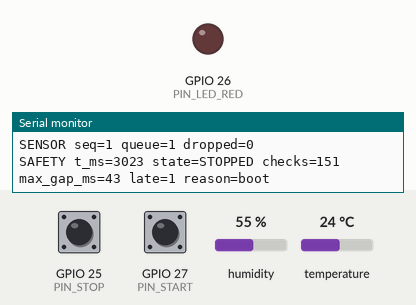
Recording of a program running on a simulated ESP32. On the bench: output pins drawn as LEDs (lit = HIGH), the last lines printed to the serial monitor. The inputs (shaded band) are chosen by the test bench; at power-on: GPIO 27 (PIN_START) HIGH, GPIO 25 (PIN_STOP) HIGH, humidity 55 %, temperature 24 °C. WiFi joins after 1.5 s; servers stay silent unless stated; no MQTT or app messages arrive unless stated.

Above: at 3.4 s.
3.5 s: GPIO 27 (PIN_START) pulled LOW for 0.15 s
At 4.1 s:
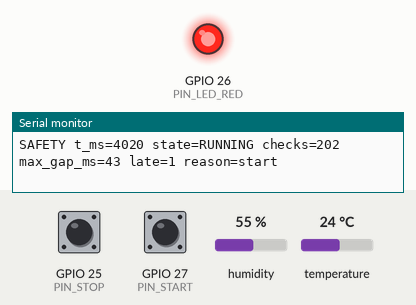
10.0 s: GPIO 27 (PIN_START) pulled LOW for 1 s
At 15.3 s:
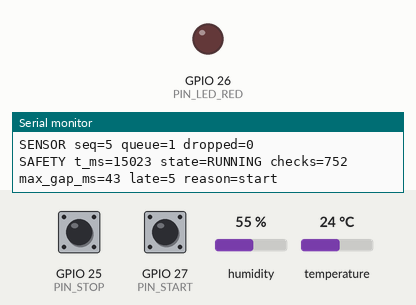
16.5 s: GPIO 27 (PIN_START) pulled LOW for 3.2 s
At 17.6 s:
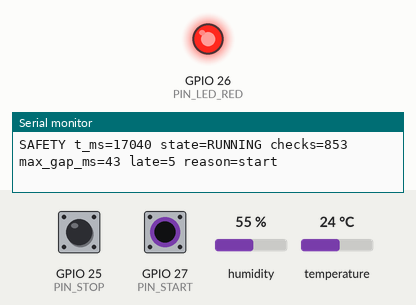
Timing chart, 0 to 23.0 s (numbered marks = the images above; inputs shaded):
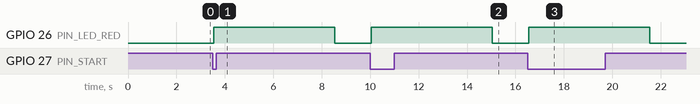

The program:

main.cpp
```cpp
#include <WiFi.h>
#include <PubSubClient.h>
#include <ArduinoJson.h>
#include <DHT.h>
#include <math.h>
#include "secrets.h"
#include <freertos/FreeRTOS.h>
#include <freertos/task.h>
#include <freertos/queue.h>
#include "th3_core.h"
#include <string.h>

DHT dht(14, DHT11);

WiFiClient espClient;
PubSubClient client(espClient);
struct SensorSample {
  uint32_t seq;
  uint32_t uptimeMs;
  float temp;
  float hum;
  bool tempValid;
  bool humValid;
};

QueueHandle_t telemetryQueue = nullptr;
void publishQueuedSample();
enum class ControlCommand : uint8_t {
  Start, Stop, Reset
};

struct SafetyStatus {
  th3::State state;
  bool running;
  uint32_t uptimeMs;
  uint32_t checks;
  uint32_t maxGapMs;
  uint32_t lateCount;
  char reason[24];
};

QueueHandle_t commandQueue = nullptr;
QueueHandle_t latestSensorQueue = nullptr;
QueueHandle_t statusQueue = nullptr;

TaskHandle_t safetyTaskHandle = nullptr;
constexpr uint32_t STOP_BIT = 1u << 0;

// Khai báo chân GPIO
const int PIN_LED_RED = 26;
const int PIN_START = 27;
const int PIN_STOP = 25;

// Hàm xử lý khi bạn bấm nút hoặc gửi JSON từ Web Dashboard
void callback(char* topic, byte* payload, unsigned int length) {
  JsonDocument doc;
  if (deserializeJson(doc, payload, length)) return;
  if (!doc["cmd"].is<const char*>()) return;
  if (safetyTaskHandle == nullptr) return;

  const char* action = doc["cmd"];

  if (strcmp(action, "STOP") == 0) {
    xTaskNotify(safetyTaskHandle, STOP_BIT, eSetBits);
    return;
  }

  ControlCommand command;
  if (strcmp(action, "START") == 0) {
    command = ControlCommand::Start;
  } else if (strcmp(action, "RESET") == 0) {
    command = ControlCommand::Reset;
  } else {
    return;
  }

  if (xQueueSend(commandQueue, &command, 0) != pdPASS) {
    Serial.println("CMD rejected: queue full");
  }
}

void reconnect() {
  if (client.connect("sv23110186-node01",
                     MQTT_USER, MQTT_PASSWORD)) {
    Serial.println("MQTT connected");
    client.subscribe("sv23110186/node01/cmd");
  } else {
    Serial.printf("MQTT connect failed: %d\n", client.state());
  }
}

void SensorTask(void* parameter) {
  TickType_t lastWake = xTaskGetTickCount();
  uint32_t seq = 0;
  uint32_t dropped = 0;

  while (true) {
    vTaskDelayUntil(&lastWake, pdMS_TO_TICKS(3000));

    SensorSample sample{};
    sample.seq = ++seq;
    sample.uptimeMs = millis();
    sample.temp = dht.readTemperature();
    sample.hum = dht.readHumidity();
    sample.tempValid = isfinite(sample.temp);
    sample.humValid = isfinite(sample.hum);

    xQueueOverwrite(latestSensorQueue, &sample);

    if (xQueueSend(telemetryQueue, &sample, 0) != pdPASS) {
      dropped++;
    }

    Serial.printf("SENSOR seq=%lu queue=%u dropped=%lu\n",
                  (unsigned long)sample.seq,
                  (unsigned)uxQueueMessagesWaiting(telemetryQueue),
                  (unsigned long)dropped);
  }
}

struct DebouncedPress {
  bool raw;
  bool stable;
  uint32_t changedMs;

  bool update(bool down, uint32_t now) {
    if (down != raw) {
      raw = down;
      changedMs = now;
    }

    if (raw != stable && uint32_t(now - changedMs) >= 35) {
      stable = raw;
      return stable;
    }

    return false;
  }
};

void SafetyTask(void* parameter) {
  th3::Controller controller(5000);

  const uint32_t beganMs = millis();
  uint32_t lastCheckMs = beganMs;
  uint32_t checks = 0, maxGapMs = 0, lateCount = 0;

  bool firstStart = digitalRead(PIN_START) == LOW;
  bool firstStop = digitalRead(PIN_STOP) == LOW;

  DebouncedPress startButton{firstStart, firstStart, beganMs};
  DebouncedPress stopButton{firstStop, firstStop, beganMs};

  TickType_t lastWake = xTaskGetTickCount();
  digitalWrite(PIN_LED_RED, LOW);

  while (true) {
    SensorSample sample{};
    bool haveSample =
        xQueuePeek(latestSensorQueue, &sample, 0) == pdPASS;

    uint32_t now = millis();
    uint32_t gap = now - lastCheckMs;
    lastCheckMs = now;

    if (gap > maxGapMs) maxGapMs = gap;
    if (checks != 0 && gap > 20) lateCount++;
    checks++;

    bool rawStop = digitalRead(PIN_STOP) == LOW;
    bool start =
        startButton.update(digitalRead(PIN_START) == LOW, now);
    bool stopEdge = stopButton.update(rawStop, now);
    bool stop = rawStop;
    bool reset = false;

    ControlCommand command;
    for (unsigned i = 0; i < 8; i++) {
      if (xQueueReceive(commandQueue, &command, 0) != pdPASS) {
        break;
      }

      if (command == ControlCommand::Start) start = true;
      if (command == ControlCommand::Stop) stop = true;
      if (command == ControlCommand::Reset) reset = true;
    }

    uint32_t notified = 0;
    xTaskNotifyWait(0, STOP_BIT, &notified, 0);
    if (notified & STOP_BIT) stop = true;

    if (stop) {
      start = false;
      xQueueReset(commandQueue);
    }

    if (stopEdge && controller.state() == th3::State::Fault) {
      reset = true;
    }

    bool freshValid =
        haveSample && sample.tempValid && sample.humValid &&
        uint32_t(now - sample.uptimeMs) <= 7000;

    bool grace =
        !haveSample && uint32_t(now - beganMs) < 7000;

    if (!freshValid) start = false;

    controller.update(now, start, stop, freshValid || grace,
                      reset, true, false);

    digitalWrite(PIN_LED_RED,
                 controller.running() ? HIGH : LOW);

    SafetyStatus status{};
    status.state = controller.state();
    status.running = controller.running();
    status.uptimeMs = now;
    status.checks = checks;
    status.maxGapMs = maxGapMs;
    status.lateCount = lateCount;

    snprintf(status.reason, sizeof(status.reason), "%s",
             controller.reason());

    xQueueOverwrite(statusQueue, &status);
    vTaskDelayUntil(&lastWake, pdMS_TO_TICKS(20));
  }
}

void MqttTask(void* parameter) {
  WiFi.mode(WIFI_STA);
  WiFi.setAutoReconnect(true);
  WiFi.begin(WIFI_SSID, WIFI_PASSWORD);

  espClient.setTimeout(2);
  client.setServer(MQTT_HOST, 1883);
  client.setBufferSize(512);
  client.setSocketTimeout(2);
  client.setCallback(callback);

  uint32_t lastAttempt = 0;

  const bool queueStressTest = false;
  uint32_t lastPublish = 0;

  Serial.printf("QUEUE_STRESS=%d\n", queueStressTest ? 1 : 0);

  while (true) {
    if (WiFi.status() != WL_CONNECTED) {
      vTaskDelay(pdMS_TO_TICKS(100));
      continue;
    }

    if (!client.connected()) {
      if (millis() - lastAttempt >= 2000) {
        reconnect();
        lastAttempt = millis();
      }
      vTaskDelay(pdMS_TO_TICKS(100));
      continue;
    }

    if (client.loop()) {
      if (!queueStressTest ||
          uint32_t(millis() - lastPublish) >= 8000) {
        lastPublish = millis();
        publishQueuedSample();
      }
    }

    vTaskDelay(pdMS_TO_TICKS(10));
  }
}

void setup() {
  Serial.begin(115200);
  pinMode(PIN_LED_RED, OUTPUT);
  pinMode(PIN_START, INPUT_PULLUP);
  pinMode(PIN_STOP, INPUT_PULLUP);

  dht.begin();
  telemetryQueue = xQueueCreate(10, sizeof(SensorSample));
  commandQueue = xQueueCreate(8, sizeof(ControlCommand));
  latestSensorQueue = xQueueCreate(1, sizeof(SensorSample));
  statusQueue = xQueueCreate(1, sizeof(SafetyStatus));

  if (telemetryQueue == nullptr ||
    commandQueue == nullptr ||
    latestSensorQueue == nullptr ||
    statusQueue == nullptr)  {
    Serial.println("ERROR: Cannot create queue");
    while (true) {
      vTaskDelay(pdMS_TO_TICKS(1000));
    }
  }

  digitalWrite(PIN_LED_RED, LOW);

  Serial.println("Queue ready: 10 samples");

  BaseType_t safetyCreated = xTaskCreatePinnedToCore(
    SafetyTask, "SafetyTask", 4096, nullptr,
    2, &safetyTaskHandle, 1);

  if (safetyCreated != pdPASS) {
    Serial.println("ERROR: Cannot create SafetyTask");
    while (true) {
      vTaskDelay(pdMS_TO_TICKS(1000));
    }
  }

  BaseType_t sensorCreated = xTaskCreatePinnedToCore(
    SensorTask, "SensorTask", 4096, nullptr, 1, nullptr, 1);

  if (sensorCreated != pdPASS) {
    Serial.println("ERROR: Cannot create SensorTask");
    while (true) {
      vTaskDelay(pdMS_TO_TICKS(1000));
    }
  }

  BaseType_t mqttCreated = xTaskCreatePinnedToCore(
    MqttTask, "MqttTask", 6144, nullptr, 1, nullptr, 0);

  if (mqttCreated != pdPASS) {
    Serial.println("ERROR: Cannot create MqttTask");
    while (true) {
      vTaskDelay(pdMS_TO_TICKS(1000));
    }
  }
}

void publishQueuedSample() {

  // Định kỳ mỗi 2 giây gửi dữ liệu cảm biến & trạng thái lên Web
  SensorSample sample{};
  if (xQueuePeek(telemetryQueue, &sample, 0) == pdPASS) {

    JsonDocument doc;
    doc["device_id"] = "node01";
    doc["temp_unit"] = "C";
    doc["hum_unit"] = "%";
    doc["uptime_unit"] = "s";
    // Giả lập số liệu (bạn có thể thay bằng dht.readTemperature() nếu có cảm biến DHT11/DHT22)
    float temp = sample.temp;
    float hum = sample.hum;
    bool tempValid = sample.tempValid;
    bool humValid = sample.humValid;

    if (tempValid) doc["temp"] = temp;
    else doc["temp"] = nullptr;

    if (humValid) doc["hum"] = hum;
    else doc["hum"] = nullptr;

    doc["temp_valid"] = tempValid;
    doc["hum_valid"] = humValid;
    doc["rssi"] = WiFi.RSSI();
    doc["seq"] = sample.seq;
    doc["uptime"] = sample.uptimeMs / 1000;

    SafetyStatus safety{};
    if (xQueuePeek(statusQueue, &safety, 0) == pdPASS) {
      doc["ledR"] = safety.running ? 1 : 0;
      doc["state"] = th3::stateName(safety.state);
      doc["safety_checks"] = safety.checks;
    }

    char buffer[512];
    serializeJson(doc, buffer);
    if (client.publish("sv23110186/node01/telemetry", buffer)) {
      xQueueReceive(telemetryQueue, &sample, 0);
    } else {
      Serial.printf("MQTT publish_failed seq=%lu\n",
                    (unsigned long)sample.seq);
      vTaskDelay(pdMS_TO_TICKS(500));
    }
  }
}

void loop() {
  SafetyStatus safety{};

  if (xQueuePeek(statusQueue, &safety, 0) == pdPASS) {
    Serial.printf(
        "SAFETY t_ms=%lu state=%s checks=%lu "
        "max_gap_ms=%lu late=%lu reason=%s\n",
        (unsigned long)safety.uptimeMs,
        th3::stateName(safety.state),
        (unsigned long)safety.checks,
        (unsigned long)safety.maxGapMs,
        (unsigned long)safety.lateCount,
        safety.reason);
  }

  vTaskDelay(pdMS_TO_TICKS(1000));
}
```

secrets.example.h
```cpp
#pragma once

// Copy this file to secrets.h and replace the placeholders before uploading.
#define WIFI_SSID "YOUR_WIFI_SSID"
#define WIFI_PASSWORD "YOUR_WIFI_PASSWORD"
#define MQTT_HOST "YOUR_BROKER_IP"
#define MQTT_USER "YOUR_MQTT_USERNAME"
#define MQTT_PASSWORD "YOUR_MQTT_PASSWORD"
```

th3_core.h
```cpp
#pragma once

#include <stdint.h>

namespace th3 {

enum class State { Stopped, Running, Fault };

inline const char *stateName(State state) {
  switch (state) {
    case State::Stopped: return "STOPPED";
    case State::Running: return "RUNNING";
    case State::Fault: return "FAULT";
  }
  return "UNKNOWN";
}

// Hardware-independent policy. Callers derive the physical output from running().
// A fault has priority over STOP; both paths keep the output safe.
class Controller {
 public:
  explicit Controller(uint32_t timeoutMs = 5000)
      : state_(State::Stopped), reason_("boot"), timeoutMs_(timeoutMs),
        runStartedMs_(0) {}

  State state() const { return state_; }
  const char *reason() const { return reason_; }
  bool running() const { return state_ == State::Running; }

  void update(uint32_t nowMs, bool start, bool stop, bool inputValid,
              bool resetFault, bool networkReady, bool configuring) {
    if (!inputValid) {
      setState(State::Fault, "input_invalid");
      return;
    }

    // Recovery always stops here: RESET and START together never restart a load.
    if (state_ == State::Fault) {
      if (resetFault) setState(State::Stopped, "fault_reset");
      return;
    }

    if (state_ == State::Running) {
      if (stop) setState(State::Stopped, "stop");
      else if (configuring) setState(State::Stopped, "configuring");
      else if (!networkReady) setState(State::Stopped, "network_unavailable");
      // Unsigned elapsed time remains correct across a uint32_t millis rollover.
      else if (uint32_t(nowMs - runStartedMs_) >= timeoutMs_)
        setState(State::Stopped, "timeout");
      return;
    }

    if (stop) {
      reason_ = "stop";
      return;
    }
    if (resetFault) return;
    if (configuring) {
      if (start) reason_ = "configuring";
      return;
    }
    if (!networkReady) {
      if (start) reason_ = "network_unavailable";
      return;
    }
    if (start) {
      runStartedMs_ = nowMs;
      setState(State::Running, "start");
    }
  }

 private:
  void setState(State next, const char *reason) {
    state_ = next;
    reason_ = reason;
  }

  State state_;
  const char *reason_;
  uint32_t timeoutMs_;
  uint32_t runStartedMs_;
};

}  // namespace th3
```

Measured:
- after the input at 3.5 s, GPIO 26 (PIN_LED_RED): LOW → HIGH at once, → LOW 5.0 s later
- after the input at 10.0 s, GPIO 26 (PIN_LED_RED): LOW → HIGH at once, → LOW 5.0 s later
- after the input at 16.5 s, GPIO 26 (PIN_LED_RED): LOW → HIGH at once, → LOW 5.0 s later
